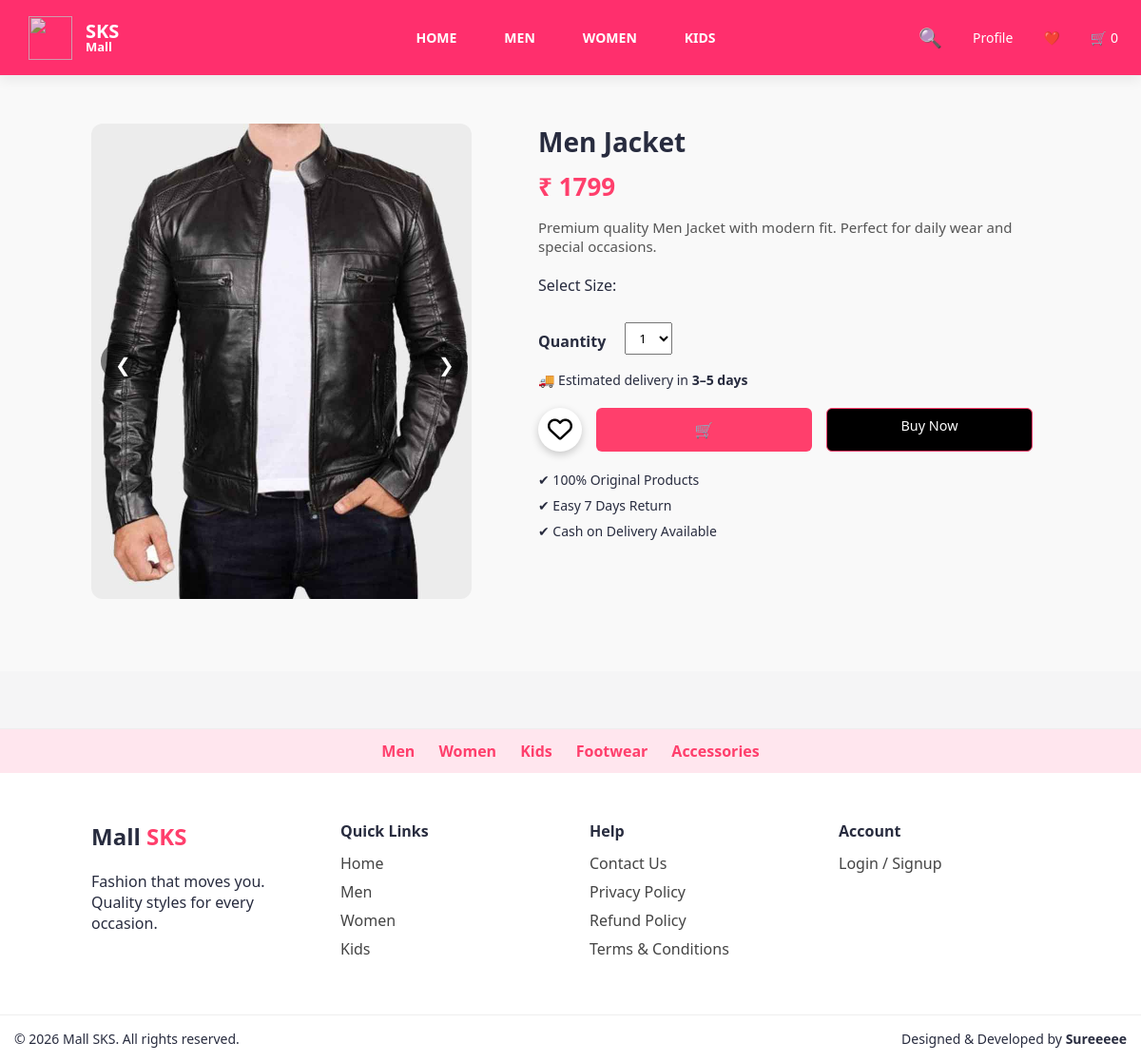
The app's page /product/3 with its own data.
### models/product.py (models this page shows)
class Product(db.Model):
    id = db.Column(db.Integer, primary_key=True)
    name = db.Column(db.String(100), nullable=False)
    price = db.Column(db.Integer, nullable=False)
    category = db.Column(db.String(50))
    type = db.Column(db.String(50))
    color = db.Column(db.String(30))
    brand = db.Column(db.String(50))
    sizes = db.Column(db.String(100))
    image = db.Column(db.String(200))
    image2 = db.Column(db.String(200))
    image3 = db.Column(db.String(200))

### app.py (the view)
@app.route("/product/<int:pid>")
def product_page(pid):
    product = Product.query.get_or_404(pid)
    return render_template("product.html", product=product)

### templates/product.html (shortened to what this page needs)
<!DOCTYPE html>
<html lang="en">
<head>
    <link rel="stylesheet" href="{{ url_for('static', filename='css/style.css') }}">
    <link rel="stylesheet" href="https://cdnjs.cloudflare.com/ajax/libs/font-awesome/6.5.0/css/all.min.css">
</head>
<body>
{% include "header.html" %}
<section class="product-page">
    <div class="product-image">
        <div class="slider">
    <button class="prev" id="prevBtn">❮</button>
    <div class="slides" id="slides">
        <img src="{{ url_for('static', filename=product.image) }}">
    </div>
    <button class="next" id="nextBtn">❯</button>
</div>
    </div>
    <div class="product-details">
        <h1 class="product-title">{{ product.name }}</h1>
        <p class="product-price">₹ {{ product.price }}</p>
        <p class="product-desc">
            Premium quality {{ product.name }} with modern fit.
            Perfect for daily wear and special occasions.
        </p>
        <div class="size-box">
            <label>Select Size:</label>
        </div>
        <div class="qty-box">
            <label for="qty">Quantity</label>
            <select id="qty">
                {% for i in range(1,6) %}
                    <option value="{{ i }}">{{ i }}</option>
                {% endfor %}
            </select>
        </div>
        <p class="delivery">
            🚚 Estimated delivery in <b>3–5 days</b>
        </p>
        <div class="product-buttons">
<div class="wishlist-wrap">
    <i id="wishlistIcon" class="fa-regular fa-heart"></i>
</div>
<a href="#" id="addToCartBtn" class="btn-cart">
    🛒
</a>
<a href="#" id="buyNowBtn" class="btn-buy">
     Buy Now
</a>
        </div>
        <ul class="features">
            <li>✔ 100% Original Products</li>
            <li>✔ Easy 7 Days Return</li>
            <li>✔ Cash on Delivery Available</li>
        </ul>
    </div>
</section>
{% include "footer.html" %}
</body>
</html>

### static/css/style.css (style rules this page uses)
* { box-sizing: border-box; }
html, body { width: 100%; overflow-x: hidden; }
body { font-family: "Segoe UI", Arial, sans-serif; margin: 0; background-color: #f5f5f6; color: #282c3f; }
button { background-color: #ff3f6c; color: white; border: none; padding: 12px 20px; font-size: 15px; border-radius: 4px; cursor: pointer; }
label { display: block; margin-top: 12px; margin-bottom: 5px; font-weight: 500; }
body { margin: 0; font-family: "Segoe UI", Arial, sans-serif; background: #f5f5f6; color: #282c3f; }
body { animation: fadePage 0.6s ease-in; }
.btn-cart, .btn-buy { flex: 1; text-align: center; padding: 10px 0; border-radius: 6px; font-weight: 600; text-decoration: none; transition: 0.3s; }
.btn-cart { background: #ff3f6c; color: #fff; }
.btn-buy { border: 1px solid #ff3f6c; color: #ff3f6c; }
.product-page { display: flex; gap: 50px; padding: 50px 8%; background: #f9f9f9; }
.product-image img { width: 420px; border-radius: 12px; box-shadow: 0 8px 20px rgba(0,0,0,0.15); }
.product-details { max-width: 520px; }
.product-details h1 { font-size: 28px; margin-bottom: 10px; }
.product-price { font-size: 26px; font-weight: bold; color: #ff3f6c; margin-bottom: 15px; }
.product-desc { font-size: 15px; color: #555; margin-bottom: 20px; }
.qty-box { margin-bottom: 15px; }
.qty-box label { font-weight: 600; margin-right: 10px; }
.qty-box select { padding: 6px 10px; }
.delivery { margin-bottom: 20px; font-size: 14px; }
.product-buttons { display: flex; gap: 15px; margin-bottom: 20px; }
.btn-wishlist, .btn-cart, .btn-buy { padding: 12px 18px; border-radius: 6px; font-weight: 600; text-decoration: none; transition: 0.3s; }
.btn-buy { background: #000; color: #fff; }
.features { margin-top: 15px; list-style: none; padding-left: 0; }
.features li { margin-bottom: 8px; font-size: 14px; }
* { margin: 0; padding: 0; box-sizing: border-box; font-family: "Segoe UI", sans-serif; }
body { margin: 0; padding: 0; }
.card-btn, .btn-buy { text-decoration: none; padding: 8px 12px; border-radius: 6px; font-size: 0.9rem; font-weight: 500; transition: background 0.2s; }
.product-image img { width: 80px; height: 80px; object-fit: cover; border-radius: 8px; box-shadow: 0 2px 6px rgba(0,0,0,0.1); }
.product-image { width: 420px; max-width: 100%; }
.product-image img { width: 100%; height: auto; object-fit: contain; border-radius: 12px; box-shadow: 0 6px 16px rgba(0,0,0,0.15); }
.size-box { margin: 10px 0; }
.size-box { margin: 15px 0; }
.slider { width: 100%; overflow-x: auto; }
.slides { display: flex; gap: 10px; }
.slides img { width: 100%; max-width: 300px; border-radius: 10px; flex-shrink: 0; }
.qty-box { display: flex; align-items: center; gap: 10px; }
.slider { width: 100%; overflow: hidden; }
.slides { display: flex; transition: 0.5s; }
.slides img { width: 100%; flex-shrink: 0; }
.slider { position: relative; width: 100%; overflow: hidden; }
.prev { left: 10px; }
.next { right: 10px; }
.slider { position: relative; width: 100%; max-width: 400px; overflow: hidden; }
.slides { display: flex; width: 100%; transition: transform 0.5s ease-in-out; }
.slides img { width: 100%; min-width: 100%; height: auto; object-fit: cover; }
.slider { border-radius: 12px; }
.prev, .next { position: absolute; top: 50%; transform: translateY(-50%); background: rgba(0,0,0,0.5); color: white; border: none; padding: 10px 15px; cursor: pointer; font-size: 20px; border-radius: 50%; z-index: 10; }
.slider img { position: relative; z-index: 1; }
.prev, .next { width: 40px; height: 40px; }
body { padding-bottom: 120px; }
.product-details { margin-bottom: 80px; }
#wishlistIcon { font-size: 26px; color: black; background: white; padding: 10px; border-radius: 50%; box-shadow: 0 3px 8px rgba(0,0,0,0.2); cursor: pointer; transition: 0.3s; }

### records on screen
Product: image (picture), name "Men Jacket", price "1799"

### other values on screen
{{ session.get("cart", {})|length }} "0"
form field value "1"
